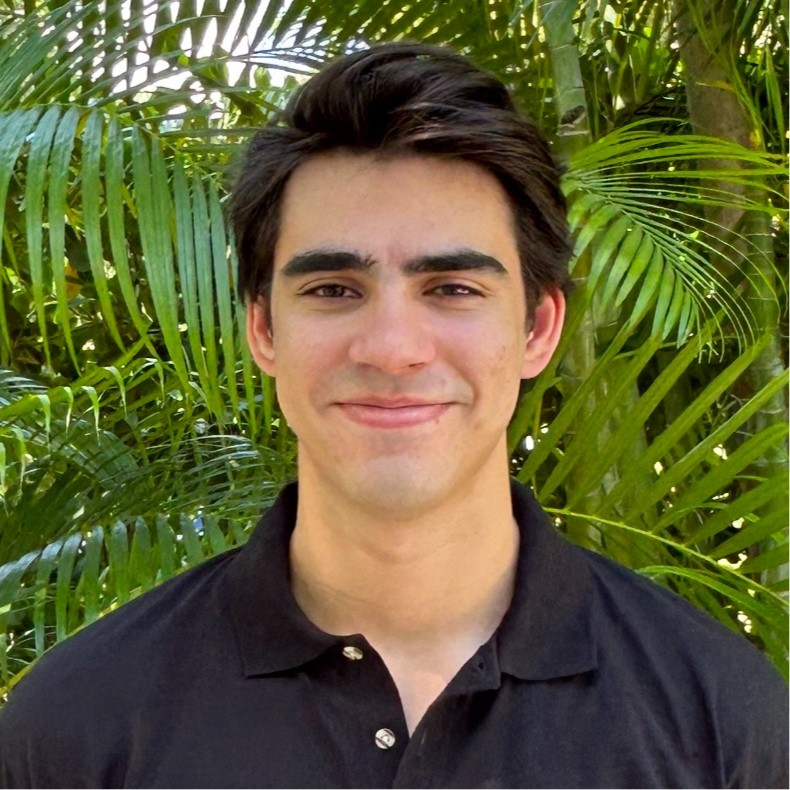
#> input picture images/gabe-alencar.jpeg, 790 x 790 px
$ python make_image.py ../../images/gabe-alencar.jpeg
#> lines starting #> are read from the running program, lines starting #| are printed output that depends on the picture
"""Turn a black-and-white image into mcu/src/image_data.h for SHOW_IMAGE.

Black (dark) pixels become ink. The image is scaled to fit the display
(IMG_W x IMG_H, with a margin) and stored 1 bit per pixel, MSB first, rows
padded to whole bytes. image_data.h is gitignored, so a picture used for a
demo stays out of the repo.

  python make_image.py picture.png [--height 1000]
"""

import argparse
import pathlib

from PIL import Image

IMG_W, IMG_H = 1440, 1072

ap = argparse.ArgumentParser()
ap.add_argument('image')
ap.add_argument('--height', type=int, default=1000, help='target height in pixels')
a = ap.parse_args()

im = Image.open(a.image).convert('L')
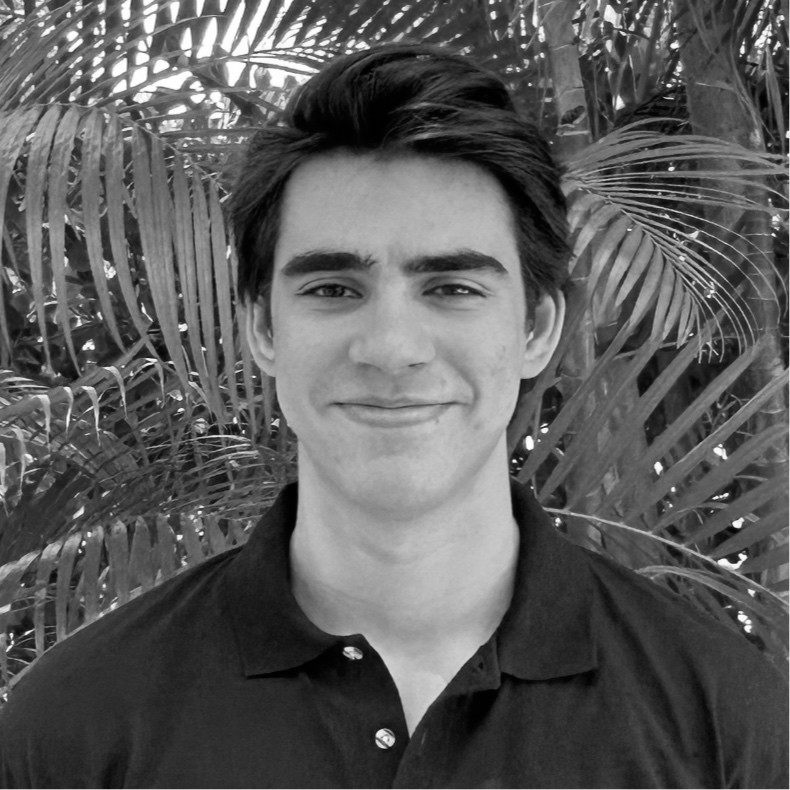
#> im: PIL image 790x790 L; min 0, max 255, mean 91.4
scale = min(a.height / im.height, (IMG_W - 40) / im.width)
#> scale = 1.27
im = im.resize((round(im.width * scale), round(im.height * scale)), Image.LANCZOS)
#> im: PIL image 1000x1000 L
w, h = im.size
#> w = 1000; h = 1000
px = im.load()
row_bytes = (w + 7) // 8
#> row_bytes = 125
data = bytearray(row_bytes * h)
for y in range(h):
    for x in range(w):
        if px[x, y] < 128:
            data[y * row_bytes + x // 8] |= 0x80 >> (x % 8)

out = pathlib.Path(__file__).resolve().parents[1] / 'src' / 'image_data.h'
lines = [f'// generated by mcu/test/make_image.py from {pathlib.Path(a.image).name}',
         f'#define IMAGE_W {w}', f'#define IMAGE_H {h}',
         'static const unsigned char image_bits[] = {']
for i in range(0, len(data), 24):
    lines.append('    ' + ','.join(str(b) for b in data[i:i + 24]) + ',')
lines.append('};')
out.write_text('\n'.join(lines) + '\n')
print(f'{w} x {h}, {len(data)} bytes -> {out}')
#| 1000 x 1000, 125000 bytes -> mcu/src/image_data.h
